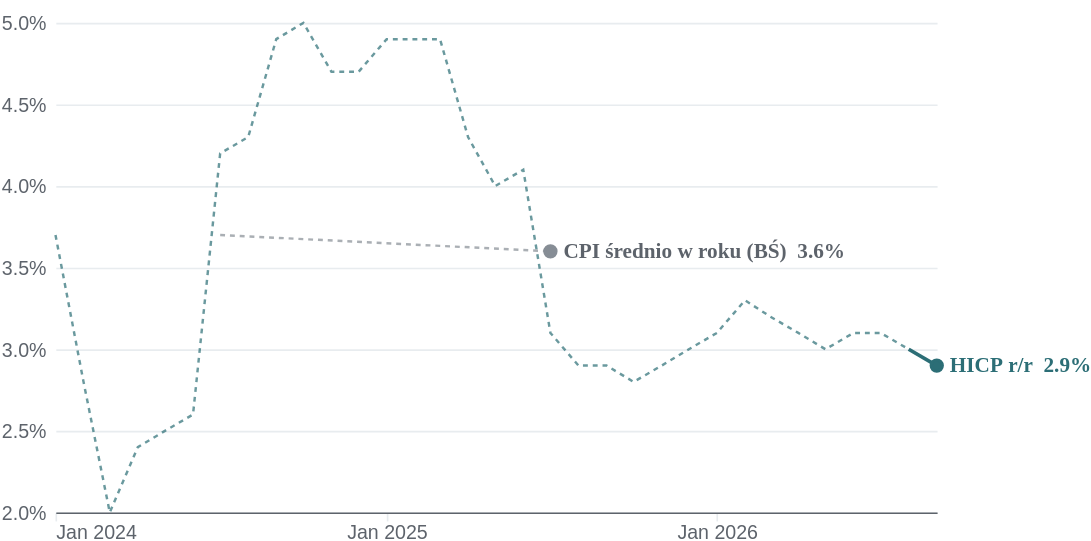

Source (Vega-Lite JSON):
### Vega-Lite specification from a JSON file in a GitHub repository (floating-point values rounded to 4 significant figures)
{"$schema": "https://vega.github.io/schema/vega-lite/v6.json", "width": 540, "height": 300, "padding": {"left": 0, "right": 0, "top": 8, "bottom": 0}, "data": {"values": [{"s": "HICP r/r", "role": "accent", "si": 0, "t": "2024-01", "v": 3.7, "ill": true, "joint": false, "prelim": false, "last": false}, {"s": "HICP r/r", "role": "accent", "si": 0, "t": "2024-02", "v": 2.8, "ill": true, "joint": false, "prelim": false, "last": false}, {"s": "HICP r/r", "role": "accent", "si": 0, "t": "2024-03", "v": 2, "ill": true, "joint": false, "prelim": false, "last": false}, {"s": "HICP r/r", "role": "accent", "si": 0, "t": "2024-04", "v": 2.4, "ill": true, "joint": false, "prelim": false, "last": false}, {"s": "HICP r/r", "role": "accent", "si": 0, "t": "2024-05", "v": 2.5, "ill": true, "joint": false, "prelim": false, "last": false}, {"s": "HICP r/r", "role": "accent", "si": 0, "t": "2024-06", "v": 2.6, "ill": true, "joint": false, "prelim": false, "last": false}, {"s": "HICP r/r", "role": "accent", "si": 0, "t": "2024-07", "v": 4.2, "ill": true, "joint": false, "prelim": false, "last": false}, {"s": "HICP r/r", "role": "accent", "si": 0, "t": "2024-08", "v": 4.3, "ill": true, "joint": false, "prelim": false, "last": false}, {"s": "HICP r/r", "role": "accent", "si": 0, "t": "2024-09", "v": 4.9, "ill": true, "joint": false, "prelim": false, "last": false}, {"s": "HICP r/r", "role": "accent", "si": 0, "t": "2024-10", "v": 5, "ill": true, "joint": false, "prelim": false, "last": false}, {"s": "HICP r/r", "role": "accent", "si": 0, "t": "2024-11", "v": 4.7, "ill": true, "joint": false, "prelim": false, "last": false}, {"s": "HICP r/r", "role": "accent", "si": 0, "t": "2024-12", "v": 4.7, "ill": true, "joint": false, "prelim": false, "last": false}, {"s": "HICP r/r", "role": "accent", "si": 0, "t": "2025-01", "v": 4.9, "ill": true, "joint": false, "prelim": false, "last": false}, {"s": "HICP r/r", "role": "accent", "si": 0, "t": "2025-02", "v": 4.9, "ill": true, "joint": false, "prelim": false, "last": false}, {"s": "HICP r/r", "role": "accent", "si": 0, "t": "2025-03", "v": 4.9, "ill": true, "joint": false, "prelim": false, "last": false}, {"s": "HICP r/r", "role": "accent", "si": 0, "t": "2025-04", "v": 4.3, "ill": true, "joint": false, "prelim": false, "last": false}, {"s": "HICP r/r", "role": "accent", "si": 0, "t": "2025-05", "v": 4, "ill": true, "joint": false, "prelim": false, "last": false}, {"s": "HICP r/r", "role": "accent", "si": 0, "t": "2025-06", "v": 4.1, "ill": true, "joint": false, "prelim": false, "last": false}, {"s": "HICP r/r", "role": "accent", "si": 0, "t": "2025-07", "v": 3.1, "ill": true, "joint": false, "prelim": false, "last": false}, {"s": "HICP r/r", "role": "accent", "si": 0, "t": "2025-08", "v": 2.9, "ill": true, "joint": false, "prelim": false, "last": false}, {"s": "HICP r/r", "role": "accent", "si": 0, "t": "2025-09", "v": 2.9, "ill": true, "joint": false, "prelim": false, "last": false}, {"s": "HICP r/r", "role": "accent", "si": 0, "t": "2025-10", "v": 2.8, "ill": true, "joint": false, "prelim": false, "last": false}, {"s": "HICP r/r", "role": "accent", "si": 0, "t": "2025-11", "v": 2.9, "ill": true, "joint": false, "prelim": false, "last": false}, {"s": "HICP r/r", "role": "accent", "si": 0, "t": "2025-12", "v": 3, "ill": true, "joint": false, "prelim": false, "last": false}, {"s": "HICP r/r", "role": "accent", "si": 0, "t": "2026-01", "v": 3.1, "ill": true, "joint": false, "prelim": false, "last": false}, {"s": "HICP r/r", "role": "accent", "si": 0, "t": "2026-02", "v": 3.3, "ill": true, "joint": false, "prelim": false, "last": false}, {"s": "HICP r/r", "role": "accent", "si": 0, "t": "2026-03", "v": 3.2, "ill": true, "joint": false, "prelim": false, "last": false}, {"s": "HICP r/r", "role": "accent", "si": 0, "t": "2026-04", "v": 3.1, "ill": true, "joint": false, "prelim": false, "last": false}, {"s": "HICP r/r", "role": "accent", "si": 0, "t": "2026-05", "v": 3, "ill": true, "joint": false, "prelim": false, "last": false}, {"s": "HICP r/r", "role": "accent", "si": 0, "t": "2026-06", "v": 3.1, "ill": true, "joint": false, "prelim": false, "last": false}, {"s": "HICP r/r", "role": "accent", "si": 0, "t": "2026-07", "v": 3.1, "ill": true, "joint": false, "prelim": false, "last": false}, {"s": "HICP r/r", "role": "accent", "si": 0, "t": "2026-08", "v": 3, "ill": false, "joint": true, "prelim": false, "last": false}, {"s": "HICP r/r", "role": "accent", "si": 0, "t": "2026-09", "v": 2.9, "ill": false, "joint": false, "prelim": false, "last": true}, {"s": "CPI średnio w roku (BŚ)", "role": "context", "si": 1, "t": "2024-07", "v": 3.7, "ill": true, "joint": false, "prelim": false, "last": false}, {"s": "CPI średnio w roku (BŚ)", "role": "context", "si": 1, "t": "2025-07", "v": 3.6, "ill": false, "joint": true, "prelim": false, "last": true}]}, "config": {"font": "Plus Jakarta Sans", "view": {"stroke": null}, "axis": {"labelFont": "Inter Variable, Plus Jakarta Sans, sans-serif"}}, "encoding": {"x": {"field": "t", "type": "temporal", "title": null, "axis": {"format": "%b %Y", "labelColor": "#5D636B", "tickColor": "#E8ECEF", "domainColor": "#5D636B", "tickCount": 4, "labelFlush": true, "grid": false, "labelFontSize": 12}}, "y": {"field": "v", "type": "quantitative", "title": null, "scale": {"zero": false, "nice": true}, "axis": {"format": ".1f", "labelColor": "#5D636B", "gridColor": "#E8ECEF", "domain": false, "ticks": false, "tickCount": 5, "labelPadding": 6, "labelFontSize": 12, "labelExpr": "datum.label + '%'"}}, "color": {"field": "role", "type": "nominal", "scale": {"domain": ["accent", "context"], "range": ["#2C6E76", "#868D95"]}, "legend": null}}, "layer": [{"transform": [{"filter": "datum.ill || datum.joint"}], "mark": {"type": "line", "strokeWidth": 1.5, "strokeDash": [3, 3], "opacity": 0.7}, "encoding": {"detail": {"field": "s"}}}, {"transform": [{"filter": "!datum.ill"}], "mark": {"type": "line", "strokeWidth": 2.25, "interpolate": "linear"}, "encoding": {"detail": {"field": "s"}, "strokeWidth": {"condition": {"test": "datum.role === 'context'", "value": 1.75}, "value": 2.5}}}, {"transform": [{"filter": "datum.last"}], "mark": {"type": "point", "filled": false, "size": 46, "opacity": 1, "strokeWidth": 2}, "encoding": {"fill": {"condition": [{"test": "datum.prelim", "value": "white"}, {"test": "datum.role === 'accent'", "value": "#2C6E76"}], "value": "#868D95"}}}, {"transform": [{"filter": "datum.last"}, {"calculate": "datum.s + '  ' + format(datum.v, '.1f') + '%'", "as": "lab"}], "mark": {"type": "text", "align": "left", "dx": 8, "fontSize": 13, "fontWeight": 600, "font": "Plus Jakarta Sans"}, "encoding": {"text": {"field": "lab"}, "color": {"condition": {"test": "datum.role === 'accent'", "value": "#2C6E76"}, "value": "#5D636B"}}}]}
